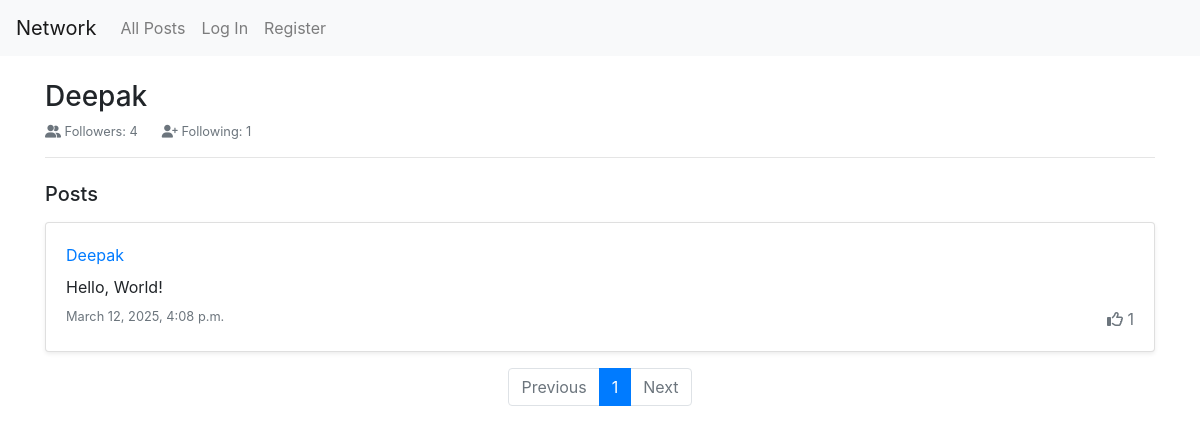
Page /profile/1/ on the earlier database version.
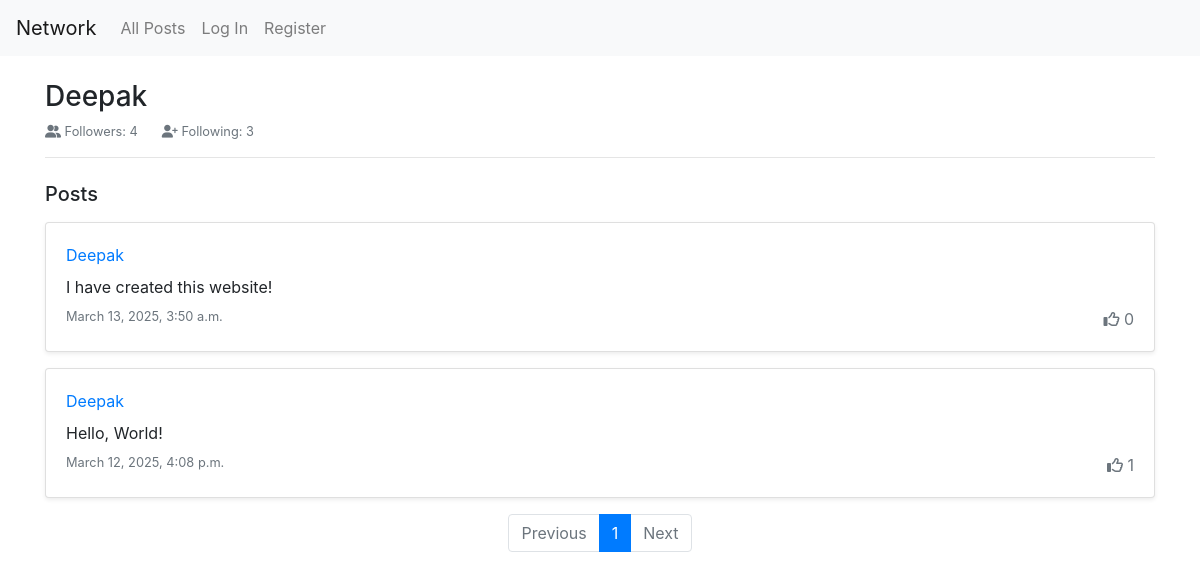
Same page on the later database version.
### network/models.py (models this page shows)
class Post(models.Model):
    owner = models.ForeignKey(User, related_name="posts", on_delete=models.CASCADE)
    likes = models.ManyToManyField(User, related_name="liked_posts", blank=True)
    content = models.TextField(max_length=300)
    date = models.DateTimeField()

class User(AbstractUser):
    pass

### network/views.py (the view)
# urls.py: path("profile/<int:user_id>/", views.profile, name="profile"),
def profile(request, user_id):
    currUser = request.user
    user = User.objects.get(pk=user_id)
    followings = Follow.objects.filter(follower = user).values_list('followed', flat=True)
    followers = Follow.objects.filter(followed = user).values_list('follower', flat=True)
    posts = Post.objects.filter(owner = user).order_by('-date')
    follows = currUser.id in followers
    paginator = Paginator(posts, 10)
    page_number = request.GET.get('page')
    page = paginator.get_page(page_number)
    return render(request, "network/profile.html", {
        "loadedUser": user,
        "user": currUser,
        "following": followings,
        "follower": followers,
        "posts": posts,
        "follows": follows,
        "page_obj": page
    })

### network/templates/network/profile.html (shortened to what this page needs)
{% extends "network/layout.html" %}
{% block body %}
    <div class="container mt-4">
        <div class="mb-4">
            <div class="d-flex justify-content-between align-items-center flex-wrap">
                <div>
                    <h3 class="fw-bold mb-2">{{ loadedUser.username }}</h3>
                    <div class="d-flex gap-4 text-muted small">
                        <span><i class="fa-solid fa-user-group me-1"></i> Followers: {{ follower.count }}</span>
                        <span class="ml-4"><i class="fa-solid fa-user-plus me-1"></i> Following: {{ following.count }}</span>
                    </div>
                </div>
            </div>
            <hr class="mt-3">
        </div>
        <h5 class="fw-semibold mb-3">Posts</h5>
        {% for post in page_obj %}
            <div class="card mb-3 shadow-sm" id="post_{{ post.id }}box">
                <div class="card-body">
                    <div id="post_{{ post.id }}">
                        <div class="d-flex justify-content-between">
                            <div>
                                <a href="{% url 'profile' post.owner.id %}" class="fw-bold">{{ post.owner }}</a>
                            </div>
                        </div>
                        <p class="post-content my-2">{{ post.content }}</p>
                        <div class="d-flex justify-content-between text-muted">
                            <small>{{ post.date }}</small>
                            <div>
                                {% if not user.is_authenticated %}
                                    <i class="fa-regular fa-thumbs-up me-1"></i>
                                {% else %}
                                    {% if user in post.likes.all %}
                                        <i class="fa-solid fa-thumbs-up text-primary me-1" id="like_{{ post.id }}" onclick="like('{{ post.id }}', true)"></i>
                                    {% else %}
                                        <i class="fa-regular fa-thumbs-up text-primary me-1" id="like_{{ post.id }}" onclick="like('{{ post.id }}', false)"></i>
                                    {% endif %}
                                {% endif %}
                                <span id="counter_{{ post.id }}">{{ post.likes.count }}</span>
                            </div>
                        </div>
                    </div>
                </div>
            </div>
        {% empty %}
            <p class="text-center text-muted">No Posts.</p>
        {% endfor %}
        <nav aria-label="Post navigation">
            <ul class="pagination justify-content-center">
                {% if page_obj.has_previous %}
                    <li class="page-item">
                        <a class="page-link" href="?page={{ page_obj.previous_page_number }}">Previous</a>
                    </li>
                {% else %}
                    <li class="page-item disabled">
                        <a class="page-link">Previous</a>
                    </li>
                {% endif %}
                {% for num in page_obj.paginator.page_range %}
                    <li class="page-item {% if num == page_obj.number %}active{% endif %}">
                        <a class="page-link" href="?page={{ num }}">{{ num }}</a>
                    </li>
                {% endfor %}
                {% if page_obj.has_next %}
                    <li class="page-item">
                        <a class="page-link" href="?page={{ page_obj.next_page_number }}">Next</a>
                    </li>
                {% else %}
                    <li class="page-item disabled">
                        <a class="page-link">Next</a>
                    </li>
                {% endif %}
            </ul>
        </nav>
    </div>
{% endblock %}

Differences in the rows shown:
added Post: owner "Deepak", content "I have created this website!", date "March 13, 2025, 3:50 a.m.", likes.count "0"
Other differences:
{{ following.count }}: "1" → "3"
